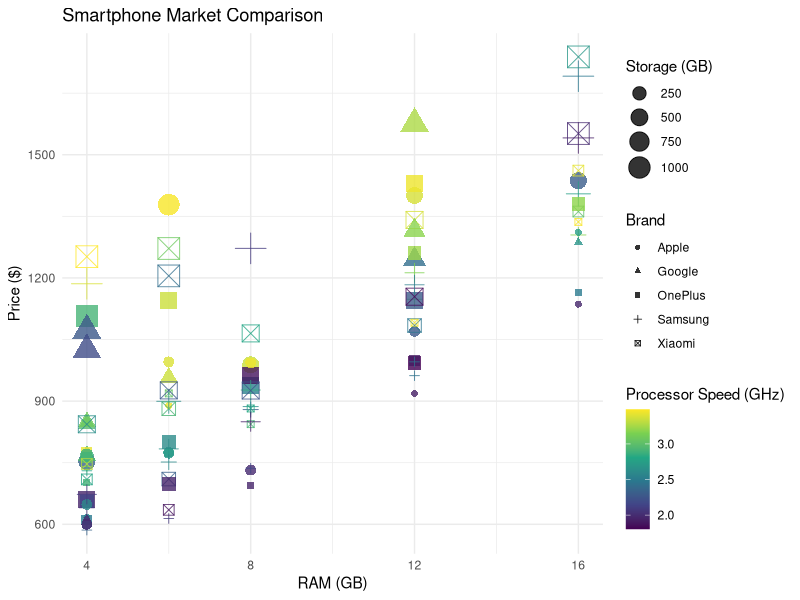

Reproduce this figure in R.
library(ggplot2)

brands <- c("Apple", "Samsung", "Google", "OnePlus", "Xiaomi")
set.seed(42)
n <- 100

dataset <- data.frame(
  Brand = sample(brands, n, replace = TRUE),
  RAM = sample(c(4, 6, 8, 12, 16), n, replace = TRUE),
  Processor_Speed = runif(n, 1.8, 3.5),
  Storage = sample(c(64, 128, 256, 512, 1024), n, replace = TRUE)
)
dataset$Price <- dataset$RAM * 50 + dataset$Processor_Speed * 150 + dataset$Storage * 0.5 + rnorm(n, 0, 50)

ggplot(dataset, aes(x = RAM, y = Price, shape = Brand, size = Storage, color = Processor_Speed)) +
  geom_point(alpha = 0.8) +
  scale_size_continuous(range = c(2, 7)) +
  scale_color_viridis_c() +
  labs(
    x = "RAM (GB)",
    y = "Price ($)",
    shape = "Brand",
    size = "Storage (GB)",
    color = "Processor Speed (GHz)",
    title = "Smartphone Market Comparison"
  ) +
  theme_minimal()
